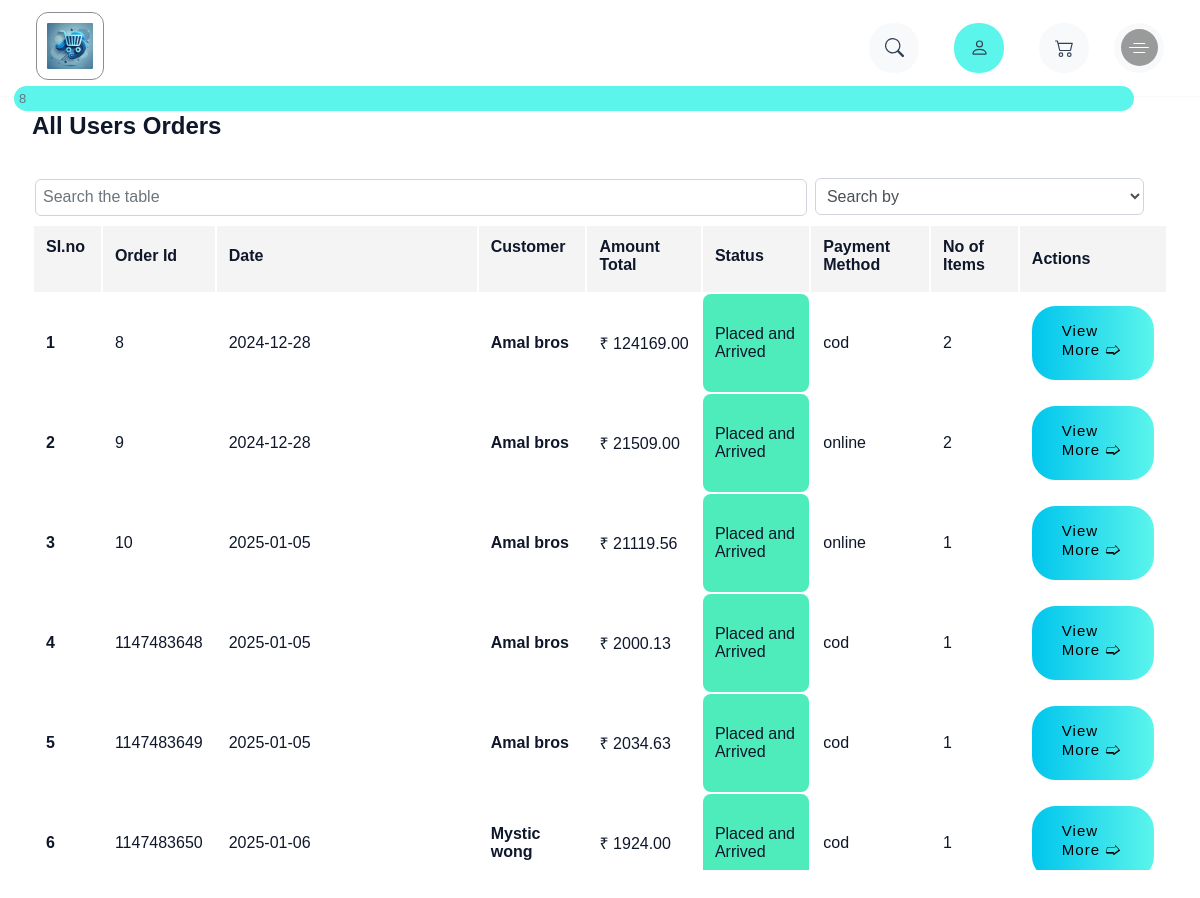
Screenshot of /adminF/all-orders.php (signed in) with the database file from the repository.
### tables this page shows
CREATE TABLE `shopping_orders` (
  `order_id` int(15) NOT NULL,
  `user_id` int(11) UNSIGNED NOT NULL,
  `order_date` date NOT NULL,
  `total_amount` decimal(10,2) NOT NULL,
  `status` varchar(20) NOT NULL,
  `payment_method` varchar(20) NOT NULL,
  `total_quantity` int(11) NOT NULL,
  `address` varchar(40) NOT NULL,
  `pincode` int(11) NOT NULL,
  `delivery_type` varchar(20) NOT NULL,
  `mobile` bigint(20) NOT NULL
);

CREATE TABLE `users` (
  `uid` int(11) NOT NULL,
  `name` varchar(20) NOT NULL,
  `password` varchar(20) NOT NULL,
  `email` varchar(50) NOT NULL,
  `role` varchar(7) NOT NULL
);

### adminF/all-orders.php (the view, shortened to what this page needs)
<?php
include('../utils/connect.php')
?>
<!DOCTYPE html>
<html lang="en">
<head>
	<link rel="stylesheet" href="../utils/colors.css ">
	<link rel="stylesheet" href="../styles/home.css">
</head>
<?php
$select_query = "select * from shopping_orders inner join users on shopping_orders.user_id = users.uid";
$select_results = mysqli_query($conn, $select_query);
?>
<body>
	<?php include('./admin-nav.php') ?>
	<div class="container">
		<div class="content">
			<h2>All Users Orders</h2>
			<div class="orders9090">
				<input onkeyup="searchTable()" type="text" class="form-control" id="searchvalue" style="display: inline; margin: 8px 3px;height: 37px; width: 68%;padding: 7px;" placeholder="Search the table">
				<select onchange="clearInput()" name="" class="form-control" id="searchField" style="display: inline; width: 29%;margin: 8px 0;height: 37px;padding: 7px;">
					<option value="3">Search by</option>
				</select>
				<table id="sTable">
					<thead>
						<tr>
							<th onclick="sortTable(0)">SI.no <span class="symbol-t">&#9662</span></th>
							<th onclick="sortTable(1)">Order Id <span class="symbol-t">&#9662</span></th>
							<th style="width: 260px;" onclick="sortTable(2)">Date <span class="symbol-t">&#9662</span></th>
							<th onclick="sortTable(3)">Customer <span class="symbol-t">&#9662</span></th>
							<th onclick="sortTable(4)">Amount Total <span class="symbol-t">&#9662</span></th>
							<th onclick="sortTable(5)">Status <span class="symbol-t">&#9662</span></th>
							<th onclick="sortTable(6)">Payment Method <span class="symbol-t">&#9662</span></th>
							<th onclick="sortTable(7)">No of Items <span class="symbol-t">&#9662</span></th>
							<th style="cursor: not-allowed;">Actions</th>
						</tr>
					</thead>
					<tbody>
						<?php
						$i = 1;
						while ($row = mysqli_fetch_assoc($select_results)) {
							if ($row['delivery_type'] == "Normal") {
								$arrival_time = 7;
							} elseif ($row['delivery_type'] == "Express") {
								$arrival_time = 5;
							} elseif ($row['delivery_type'] == "Sameday") {
								$arrival_time = 2;
							} else {
							}
							$date = new DateTime($row['order_date']);
							$date->modify('+' . $arrival_time . ' days');
							$today_date = new DateTime(date('Y-m-d'));
						?>
							<tr class="t-hover">
								<td class="td-front"><strong><?php echo $i ?></strong></td>
								<td><?php echo $row['order_id'] ?></td>
								<td><?php echo $row['order_date'] ?></td>
								<td><strong><?php echo $row['name'] ?></strong></td>
								<td>₹ <?php echo $row['total_amount'] ?></td>
								<?php
								if ($date > $today_date) {
									echo "<td style='background:var(--accent-color);border-radius:8px;'>Order Placed</td>";
								} elseif ($date < $today_date) {
									echo "<td style='background:#4eebbb;border-radius:8px;'>Placed and Arrived</td>";
								} else {
									echo "<td style='background:#7df493;border-radius:8px;'>Arriving Today</td>";
								}
								?>
								<td><?php echo $row['payment_method'] ?></td>
								<td><?php echo $row['total_quantity'] ?></td>
								<td class="td-last"><a href="all-orders-items.php?id=<?php echo $row['order_id'] ?>" class="btn btn-primary">View More &#x1F8A9;</a></td>
							</tr>
					</tbody>
				<?php
							$i++;
						}
				?>
				</table>
			</div>
		</div>
	</div>
</body>
</html>

### utils/colors.css (style rules this page uses)
:root { --bg-color: #ffff; --text-color: #0f172a; --main-color: #6b7280; --other-color: #334155; --big-font: 4.3rem; --p-font: 1rem; --h2-font: 2.2rem; --theme-color:#5bf5eb; --accent-color:#c6fff1; --low-theme:#85f0e9; --high-theme:#00eddd; --low-accent:#e0fff7; --high-accent:#a0f8e2; --highest:#00c5ed; --dark:#51ceaf; --v-dark:#309179; --point-color: #1dfff0; }

### styles/home.css (style rules this page uses)
html { scroll-behavior: smooth; }
body { color: var(--text-color); background: var(--bg-color); }
.btn { display: inline-block; padding: 16px 30px; background: var(--text-color); color: var(--bg-color); font-size: 15px; letter-spacing: 1px; border-radius: 24px; transition: all .45s ease; }
@media (max-width:1515px) { :root { --big-font: 3.3rem; --h2-font: 2rem; } }
@media (max-width:1700px) { :root { --big-font: 3rem; --h2-font: 1.8rem; } }

### adminF/all-orders.php (style rules this page uses)
html { scroll-behavior: smooth; }
.container { display: flex; align-items: center; justify-content: center; padding: 8px; margin: 10px; margin-top: 90px; }
.content { width: 100%; padding: 4px; margin: 10px; }
.orders9090 { margin-top: 30px; height: 700px; overflow-y: scroll; }
table { width: 100%; }
th, td { padding: 12px; text-align: left; }
th { background-color: #f4f4f4; transition: 200ms ease-in; }
.form-control { display: block; width: 100%; padding: 0.375rem 0.75rem; font-size: 1rem; font-weight: 400; line-height: 1.5; color: #495057; background-color: #fff; background-clip: padding-box; border: 1px solid #ced4da; border-radius: 0.375rem; transition: border-color 0.15s ease-in-out, box-shadow 0.15s ease-in-out; }
.form-control::placeholder { color: #6c757d; opacity: 1; }
.btn-primary { background: linear-gradient(to right, var(--highest), var(--theme-color)) !important; color: black; }

### rows the page displays
shopping_orders: order_id "8", order_date "2024-12-28", user.name "Amal bros", total_amount "124169.00", delivery_type "Placed and Arrived", payment_method "cod", total_quantity "2"
shopping_orders: order_id "9", order_date "2024-12-28", user.name "Amal bros", total_amount "21509.00", delivery_type "Placed and Arrived", payment_method "online", total_quantity "2"
shopping_orders: order_id "10", order_date "2025-01-05", user.name "Amal bros", total_amount "21119.56", delivery_type "Placed and Arrived", payment_method "online", total_quantity "1"
shopping_orders: order_id "1147483648", order_date "2025-01-05", user.name "Amal bros", total_amount "2000.13", delivery_type "Placed and Arrived", payment_method "cod", total_quantity "1"
shopping_orders: order_id "1147483649", order_date "2025-01-05", user.name "Amal bros", total_amount "2034.63", delivery_type "Placed and Arrived", payment_method "cod", total_quantity "1"
shopping_orders: order_id "1147483650", order_date "2025-01-06", user.name "Mystic wong", total_amount "1924.00", delivery_type "Placed and Arrived", payment_method "cod", total_quantity "1"

### other values shown
$row['sum'] "8"
